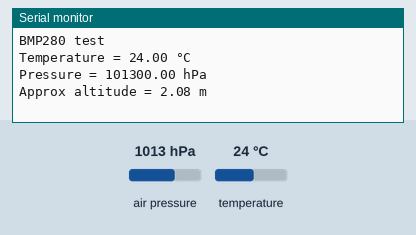
Recording of a sketch running on a simulated Arduino Uno, built with avr-gcc and run on an emulated ATmega328P. On the bench: the last lines printed to the serial monitor. The inputs (shaded band) are chosen by the test bench; at power-on: air pressure 1013 hPa, temperature 24 °C.

Above: at 1.2 s.
1.3 s: air pressure set to 952 hPa
At 3.0 s:
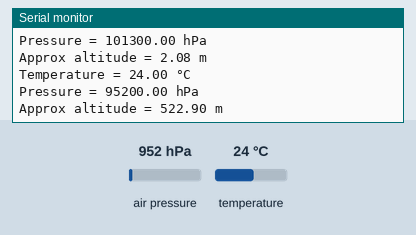
3.6 s: temperature set to 12 °C
At 4.7 s:
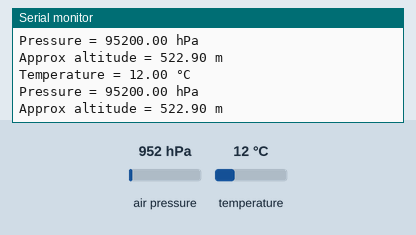
5.9 s: air pressure set to 975 hPa
At 6.5 s:
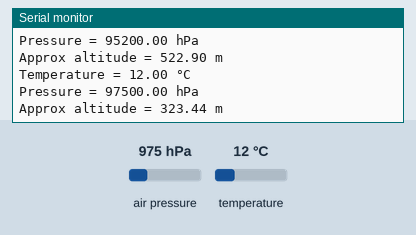
Timing chart, 0 to 8.9 s (numbered marks = the images above; inputs shaded):
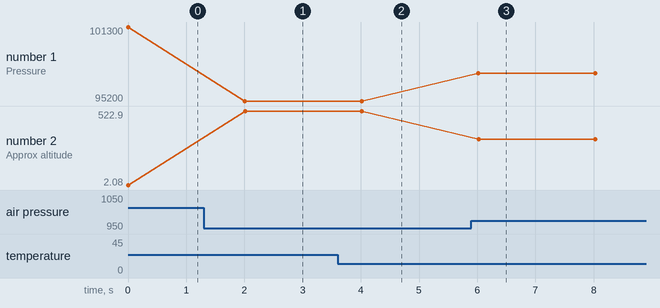

The sketch:

testBMP280.ino
```cpp
/*
  This program reads atmospheric pressure, temperature and approximate altitude from an Atmospheric
  Pressure Sensor(GY-BMP280-3.3) using an Arduino Uno board. It uses the Adafruit BMP280 library to
  interface with the sensor, and prints the readings to the Serial Monitor.

  Board: Arduino Uno R4 (or R3)
  Component: Atmospheric Pressure Sensor(GY-BMP280-3.3)
  Library: https://github.com/adafruit/Adafruit_BMP280_Library  (Adafruit BMP280 by Adafruit)
*/

#include <Wire.h>
#include <SPI.h>
#include <Adafruit_BMP280.h>
#define BMP280_ADDRESS 0x76
Adafruit_BMP280 bmp;  // use I2C interface

void setup() {
  Serial.begin(115200);          // initialize serial communication with baud rate of 9600
  while (!Serial) delay(100);  // wait for native usb
  Serial.println(F("BMP280 test"));

  unsigned status;
  status = bmp.begin(BMP280_ADDRESS);
  if (!status) {
    Serial.println(F("Could not find a valid BMP280 sensor, check wiring or "
                     "try a different address!"));
    while (1) delay(10);  // Stop code execution if the sensor is not found.
  }

  /* Default settings from datasheet. */
  bmp.setSampling(Adafruit_BMP280::MODE_NORMAL,     /* Operating Mode. */
                  Adafruit_BMP280::SAMPLING_X2,     /* Temp. oversampling */
                  Adafruit_BMP280::SAMPLING_X16,    /* Pressure oversampling */
                  Adafruit_BMP280::FILTER_X16,      /* Filtering. */
                  Adafruit_BMP280::STANDBY_MS_500); /* Standby time. */
}

void loop() {
  // Read and print temperature in degrees Celsius.
  Serial.print(F("Temperature = "));
  Serial.print(bmp.readTemperature());
  Serial.println(" °C");

  //Read and print atmospheric pressure in hectopascals (hPa).
  Serial.print(F("Pressure = "));
  Serial.print(bmp.readPressure());
  Serial.println(" hPa");

  //Read and print approximate altitude based on standard pressure (1013.25 hPa).
  Serial.print(F("Approx altitude = "));
  Serial.print(bmp.readAltitude(1013.25));
  Serial.println(" m");

  Serial.println();  // Print a blank line to separate readings.
  delay(2000);       // Wait for 2 seconds before taking the next set of readings.
}
```

Measured:
- after the input at 1.3 s, the serial monitor: prints a new line after 0.71 s (image 1)
- after the input at 3.6 s, the serial monitor: prints a new line after 0.41 s (image 2)
- after the input at 5.9 s, the serial monitor: prints a new line after 0.12 s (image 3)
- plotted number 1: 101300 → 95200 after the input at 1.3 s, 95200 → 97500 after the input at 5.9 s
- plotted number 2: 2.08 → 522.9 after the input at 1.3 s, 522.9 → 323.44 after the input at 5.9 s
